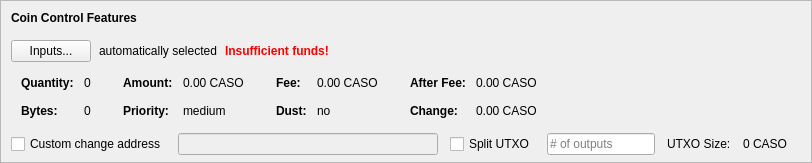
    <widget class="QFrame" name="frameCoinControl">
     <property name="sizePolicy">
      <sizepolicy hsizetype="Expanding" vsizetype="Expanding">
       <horstretch>0</horstretch>
       <verstretch>0</verstretch>
      </sizepolicy>
     </property>
     <property name="maximumSize">
      <size>
       <width>16777215</width>
       <height>16777215</height>
      </size>
     </property>
     <property name="frameShape">
      <enum>QFrame::StyledPanel</enum>
     </property>
     <property name="frameShadow">
      <enum>QFrame::Sunken</enum>
     </property>
     <layout class="QVBoxLayout" name="verticalLayoutCoinControl2">
      <property name="spacing">
       <number>0</number>
      </property>
      <property name="leftMargin">
       <number>0</number>
      </property>
      <property name="topMargin">
       <number>0</number>
      </property>
      <property name="rightMargin">
       <number>0</number>
      </property>
      <property name="bottomMargin">
       <number>6</number>
      </property>
      <item>
       <layout class="QVBoxLayout" name="verticalLayoutCoinControl" stretch="0,0,0,0,1">
        <property name="spacing">
         <number>0</number>
        </property>
        <property name="leftMargin">
         <number>10</number>
        </property>
        <property name="topMargin">
         <number>10</number>
        </property>
        <item>
         <layout class="QHBoxLayout" name="horizontalLayoutCoinControl1">
          <property name="bottomMargin">
           <number>15</number>
          </property>
          <item>
           <widget class="QLabel" name="labelCoinControlFeatures">
            <property name="sizePolicy">
             <sizepolicy hsizetype="Preferred" vsizetype="Maximum">
              <horstretch>0</horstretch>
              <verstretch>0</verstretch>
             </sizepolicy>
            </property>
            <property name="font">
             <font>
              <weight>75</weight>
              <bold>true</bold>
             </font>
            </property>
            <property name="styleSheet">
             <string notr="true">font-weight:bold;</string>
            </property>
            <property name="text">
             <string>Coin Control Features</string>
            </property>
           </widget>
          </item>
         </layout>
        </item>
        <item>
         <layout class="QHBoxLayout" name="horizontalLayoutCoinControl2" stretch="0,0,0,0">
          <property name="spacing">
           <number>8</number>
          </property>
          <property name="bottomMargin">
           <number>10</number>
          </property>
          <item>
           <widget class="QPushButton" name="pushButtonCoinControl">
            <property name="styleSheet">
             <string notr="true"/>
            </property>
            <property name="text">
             <string>Inputs...</string>
            </property>
            <property name="autoDefault">
             <bool>false</bool>
            </property>
           </widget>
          </item>
          <item>
           <widget class="QLabel" name="labelCoinControlAutomaticallySelected">
            <property name="text">
             <string>automatically selected</string>
            </property>
            <property name="margin">
             <number>5</number>
            </property>
           </widget>
          </item>
          <item>
           <widget class="QLabel" name="labelCoinControlInsuffFunds">
            <property name="font">
             <font>
              <weight>75</weight>
              <bold>true</bold>
             </font>
            </property>
            <property name="styleSheet">
             <string notr="true">color:red;font-weight:bold;</string>
            </property>
            <property name="text">
             <string>Insufficient funds!</string>
            </property>
            <property name="margin">
             <number>5</number>
            </property>
           </widget>
          </item>
          <item>
           <spacer name="horizontalSpacerCoinControl">
            <property name="orientation">
             <enum>Qt::Horizontal</enum>
            </property>
            <property name="sizeHint" stdset="0">
             <size>
              <width>40</width>
              <height>1</height>
             </size>
            </property>
           </spacer>
          </item>
         </layout>
        </item>
        <item>
         <widget class="QWidget" name="widgetCoinControl" native="true">
          <property name="sizePolicy">
           <sizepolicy hsizetype="Preferred" vsizetype="Preferred">
            <horstretch>0</horstretch>
            <verstretch>0</verstretch>
           </sizepolicy>
          </property>
          <property name="minimumSize">
           <size>
            <width>0</width>
            <height>0</height>
           </size>
          </property>
          <property name="styleSheet">
           <string notr="true"/>
          </property>
          <layout class="QHBoxLayout" name="horizontalLayoutCoinControl5">
           <property name="leftMargin">
            <number>0</number>
           </property>
           <property name="topMargin">
            <number>0</number>
           </property>
           <property name="rightMargin">
            <number>0</number>
           </property>
           <property name="bottomMargin">
            <number>0</number>
           </property>
           <item>
            <layout class="QHBoxLayout" name="horizontalLayoutCoinControl3" stretch="0,0,0,1">
             <property name="spacing">
              <number>20</number>
             </property>
             <property name="topMargin">
              <number>0</number>
             </property>
             <property name="bottomMargin">
              <number>10</number>
             </property>
             <item>
              <layout class="QFormLayout" name="formLayoutCoinControl1">
               <property name="horizontalSpacing">
                <number>10</number>
               </property>
               <property name="verticalSpacing">
                <number>14</number>
               </property>
               <property name="leftMargin">
                <number>10</number>
               </property>
               <property name="topMargin">
                <number>4</number>
               </property>
               <property name="rightMargin">
                <number>6</number>
               </property>
               <item row="0" column="0">
                <widget class="QLabel" name="labelCoinControlQuantityText">
                 <property name="font">
                  <font>
                   <weight>75</weight>
                   <bold>true</bold>
                  </font>
                 </property>
                 <property name="text">
                  <string>Quantity:</string>
                 </property>
                 <property name="margin">
                  <number>0</number>
                 </property>
                </widget>
               </item>
               <item row="0" column="1">
                <widget class="QLabel" name="labelCoinControlQuantity">
                 <property name="cursor">
                  <cursorShape>IBeamCursor</cursorShape>
                 </property>
                 <property name="contextMenuPolicy">
                  <enum>Qt::ActionsContextMenu</enum>
                 </property>
                 <property name="text">
                  <string notr="true">0</string>
                 </property>
                 <property name="margin">
                  <number>0</number>
                 </property>
                 <property name="textInteractionFlags">
                  <set>Qt::LinksAccessibleByMouse|Qt::TextSelectableByKeyboard|Qt::TextSelectableByMouse</set>
                 </property>
                </widget>
               </item>
               <item row="1" column="0">
                <widget class="QLabel" name="labelCoinControlBytesText">
                 <property name="font">
                  <font>
                   <weight>75</weight>
                   <bold>true</bold>
                  </font>
                 </property>
                 <property name="text">
                  <string>Bytes:</string>
                 </property>
                </widget>
               </item>
               <item row="1" column="1">
                <widget class="QLabel" name="labelCoinControlBytes">
                 <property name="cursor">
                  <cursorShape>IBeamCursor</cursorShape>
                 </property>
                 <property name="contextMenuPolicy">
                  <enum>Qt::ActionsContextMenu</enum>
                 </property>
                 <property name="text">
                  <string notr="true">0</string>
                 </property>
                 <property name="textInteractionFlags">
                  <set>Qt::LinksAccessibleByMouse|Qt::TextSelectableByKeyboard|Qt::TextSelectableByMouse</set>
                 </property>
                </widget>
               </item>
              </layout>
             </item>
             <item>
              <layout class="QFormLayout" name="formLayoutCoinControl2">
               <property name="horizontalSpacing">
                <number>10</number>
               </property>
               <property name="verticalSpacing">
                <number>14</number>
               </property>
               <property name="leftMargin">
                <number>6</number>
               </property>
               <property name="topMargin">
                <number>4</number>
               </property>
               <property name="rightMargin">
                <number>6</number>
               </property>
               <item row="0" column="0">
                <widget class="QLabel" name="labelCoinControlAmountText">
                 <property name="font">
                  <font>
                   <weight>75</weight>
                   <bold>true</bold>
                  </font>
                 </property>
                 <property name="text">
                  <string>Amount:</string>
                 </property>
                 <property name="margin">
                  <number>0</number>
                 </property>
                </widget>
               </item>
               <item row="0" column="1">
                <widget class="QLabel" name="labelCoinControlAmount">
                 <property name="cursor">
                  <cursorShape>IBeamCursor</cursorShape>
                 </property>
                 <property name="contextMenuPolicy">
                  <enum>Qt::ActionsContextMenu</enum>
                 </property>
                 <property name="text">
                  <string notr="true">0.00 CASO</string>
                 </property>
                 <property name="textInteractionFlags">
                  <set>Qt::LinksAccessibleByMouse|Qt::TextSelectableByKeyboard|Qt::TextSelectableByMouse</set>
                 </property>
                </widget>
               </item>
               <item row="1" column="0">
                <widget class="QLabel" name="labelCoinControlPriorityText">
                 <property name="font">
                  <font>
                   <weight>75</weight>
                   <bold>true</bold>
                  </font>
                 </property>
                 <property name="text">
                  <string>Priority:</string>
                 </property>
                </widget>
               </item>
               <item row="1" column="1">
                <widget class="QLabel" name="labelCoinControlPriority">
                 <property name="cursor">
                  <cursorShape>IBeamCursor</cursorShape>
                 </property>
                 <property name="contextMenuPolicy">
                  <enum>Qt::ActionsContextMenu</enum>
                 </property>
                 <property name="text">
                  <string>medium</string>
                 </property>
                 <property name="textInteractionFlags">
                  <set>Qt::LinksAccessibleByMouse|Qt::TextSelectableByKeyboard|Qt::TextSelectableByMouse</set>
                 </property>
                </widget>
               </item>
              </layout>
             </item>
             <item>
              <layout class="QFormLayout" name="formLayoutCoinControl3">
               <property name="horizontalSpacing">
                <number>10</number>
               </property>
               <property name="verticalSpacing">
                <number>14</number>
               </property>
               <property name="leftMargin">
                <number>6</number>
               </property>
               <property name="topMargin">
                <number>4</number>
               </property>
               <property name="rightMargin">
                <number>6</number>
               </property>
               <item row="0" column="0">
                <widget class="QLabel" name="labelCoinControlFeeText">
                 <property name="font">
                  <font>
                   <weight>75</weight>
                   <bold>true</bold>
                  </font>
                 </property>
                 <property name="text">
                  <string>Fee:</string>
                 </property>
                 <property name="margin">
                  <number>0</number>
                 </property>
                </widget>
               </item>
               <item row="0" column="1">
                <widget class="QLabel" name="labelCoinControlFee">
                 <property name="cursor">
                  <cursorShape>IBeamCursor</cursorShape>
                 </property>
                 <property name="contextMenuPolicy">
                  <enum>Qt::ActionsContextMenu</enum>
                 </property>
                 <property name="text">
                  <string notr="true">0.00 CASO</string>
                 </property>
                 <property name="textInteractionFlags">
                  <set>Qt::LinksAccessibleByMouse|Qt::TextSelectableByKeyboard|Qt::TextSelectableByMouse</set>
                 </property>
                </widget>
               </item>
               <item row="1" column="0">
                <widget class="QLabel" name="labelCoinControlLowOutputText">
                 <property name="font">
                  <font>
                   <weight>75</weight>
                   <bold>true</bold>
                  </font>
                 </property>
                 <property name="text">
                  <string>Dust:</string>
                 </property>
                </widget>
               </item>
               <item row="1" column="1">
                <widget class="QLabel" name="labelCoinControlLowOutput">
                 <property name="cursor">
                  <cursorShape>IBeamCursor</cursorShape>
                 </property>
                 <property name="contextMenuPolicy">
                  <enum>Qt::ActionsContextMenu</enum>
                 </property>
                 <property name="text">
                  <string>no</string>
                 </property>
                 <property name="textInteractionFlags">
                  <set>Qt::LinksAccessibleByMouse|Qt::TextSelectableByKeyboard|Qt::TextSelectableByMouse</set>
                 </property>
                </widget>
               </item>
              </layout>
             </item>
             <item>
              <layout class="QFormLayout" name="formLayoutCoinControl4">
               <property name="horizontalSpacing">
                <number>10</number>
               </property>
               <property name="verticalSpacing">
                <number>14</number>
               </property>
               <property name="leftMargin">
                <number>6</number>
               </property>
               <property name="topMargin">
                <number>4</number>
               </property>
               <property name="rightMargin">
                <number>6</number>
               </property>
               <item row="0" column="0">
                <widget class="QLabel" name="labelCoinControlAfterFeeText">
                 <property name="font">
                  <font>
                   <weight>75</weight>
                   <bold>true</bold>
                  </font>
                 </property>
                 <property name="text">
                  <string>After Fee:</string>
                 </property>
                 <property name="margin">
                  <number>0</number>
                 </property>
                </widget>
               </item>
               <item row="0" column="1">
                <widget class="QLabel" name="labelCoinControlAfterFee">
                 <property name="cursor">
                  <cursorShape>IBeamCursor</cursorShape>
                 </property>
                 <property name="contextMenuPolicy">
                  <enum>Qt::ActionsContextMenu</enum>
                 </property>
                 <property name="text">
                  <string notr="true">0.00 CASO</string>
                 </property>
                 <property name="textInteractionFlags">
                  <set>Qt::LinksAccessibleByMouse|Qt::TextSelectableByKeyboard|Qt::TextSelectableByMouse</set>
                 </property>
                </widget>
               </item>
               <item row="1" column="0">
                <widget class="QLabel" name="labelCoinControlChangeText">
                 <property name="font">
                  <font>
                   <weight>75</weight>
                   <bold>true</bold>
                  </font>
                 </property>
                 <property name="text">
                  <string>Change:</string>
                 </property>
                </widget>
               </item>
               <item row="1" column="1">
                <widget class="QLabel" name="labelCoinControlChange">
                 <property name="cursor">
                  <cursorShape>IBeamCursor</cursorShape>
                 </property>
                 <property name="contextMenuPolicy">
                  <enum>Qt::ActionsContextMenu</enum>
                 </property>
                 <property name="text">
                  <string notr="true">0.00 CASO</string>
                 </property>
                 <property name="textInteractionFlags">
                  <set>Qt::LinksAccessibleByMouse|Qt::TextSelectableByKeyboard|Qt::TextSelectableByMouse</set>
                 </property>
                </widget>
               </item>
              </layout>
             </item>
            </layout>
           </item>
          </layout>
         </widget>
        </item>
        <item>
         <layout class="QHBoxLayout" name="horizontalLayoutCoinControl4" stretch="0,0,0,0,0,0,0">
          <property name="spacing">
           <number>12</number>
          </property>
          <property name="sizeConstraint">
           <enum>QLayout::SetDefaultConstraint</enum>
          </property>
          <property name="topMargin">
           <number>5</number>
          </property>
          <property name="rightMargin">
           <number>5</number>
          </property>
          <item>
           <widget class="QCheckBox" name="checkBoxCoinControlChange">
            <property name="toolTip">
             <string>If this is activated, but the change address is empty or invalid, change will be sent to a newly generated address.</string>
            </property>
            <property name="text">
             <string>Custom change address</string>
            </property>
           </widget>
          </item>
          <item>
           <widget class="QValidatedLineEdit" name="lineEditCoinControlChange">
            <property name="enabled">
             <bool>false</bool>
            </property>
            <property name="sizePolicy">
             <sizepolicy hsizetype="Expanding" vsizetype="Fixed">
              <horstretch>0</horstretch>
              <verstretch>0</verstretch>
             </sizepolicy>
            </property>
           </widget>
          </item>
          <item>
           <widget class="QCheckBox" name="splitBlockCheckBox">
            <property name="text">
             <string>Split UTXO</string>
            </property>
           </widget>
          </item>
          <item>
           <widget class="QLineEdit" name="splitBlockLineEdit">
            <property name="sizePolicy">
             <sizepolicy hsizetype="Fixed" vsizetype="Fixed">
              <horstretch>50</horstretch>
              <verstretch>0</verstretch>
             </sizepolicy>
            </property>
            <property name="placeholderText">
             <string># of outputs</string>
            </property>
           </widget>
          </item>
          <item>
           <widget class="QLabel" name="labelBlockSizeText">
            <property name="text">
             <string>UTXO Size:</string>
            </property>
           </widget>
          </item>
          <item>
           <widget class="QLabel" name="labelBlockSize">
            <property name="text">
             <string>0 CASO</string>
            </property>
           </widget>
          </item>
          <item>
           <widget class="QLabel" name="labelCoinControlChangeLabel">
            <property name="sizePolicy">
             <sizepolicy hsizetype="Preferred" vsizetype="Expanding">
              <horstretch>0</horstretch>
              <verstretch>0</verstretch>
             </sizepolicy>
            </property>
            <property name="minimumSize">
             <size>
              <width>0</width>
              <height>0</height>
             </size>
            </property>
            <property name="text">
             <string/>
            </property>
            <property name="margin">
             <number>3</number>
            </property>
           </widget>
          </item>
         </layout>
        </item>
        <item>
         <spacer name="verticalSpacerCoinControl">
          <property name="orientation">
           <enum>Qt::Vertical</enum>
          </property>
          <property name="sizeHint" stdset="0">
           <size>
            <width>800</width>
            <height>1</height>
           </size>
          </property>
         </spacer>
        </item>
       </layout>
      </item>
     </layout>
    </widget>
